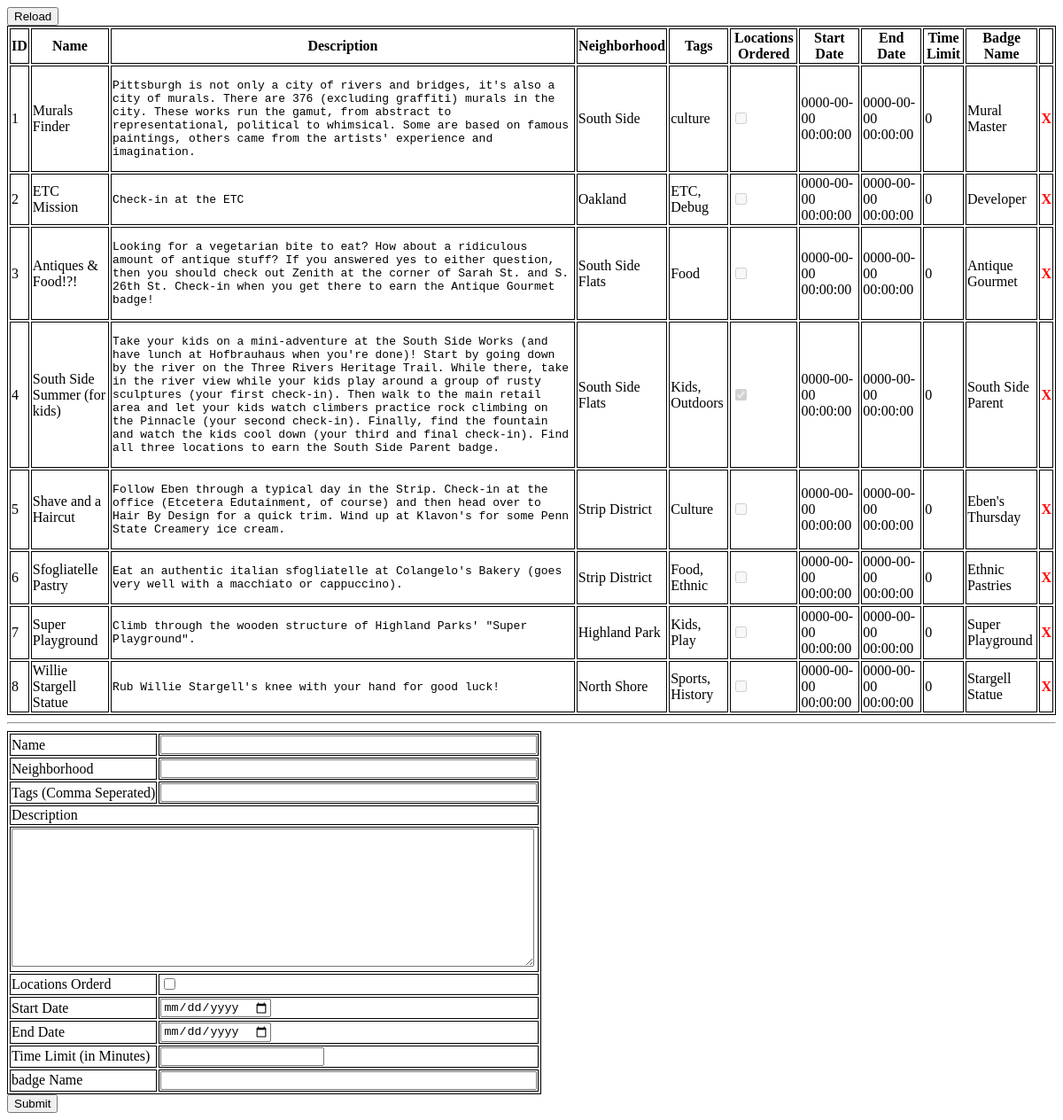
/www/dba/mission.php, run on the app's committed database.
### tables this page shows
CREATE TABLE mission (
  id int(11) NOT NULL AUTO_INCREMENT,
  `name` varchar(100) NOT NULL,
  description varchar(10000) NOT NULL,
  neighborhood varchar(1000) NOT NULL,
  tags varchar(1000) NOT NULL,
  locationsOrdered tinyint(1) unsigned NOT NULL,
  startDate timestamp NOT NULL DEFAULT '0000-00-00 00:00:00',
  endDate timestamp NOT NULL DEFAULT '0000-00-00 00:00:00',
  minuteLimit int(11) NOT NULL,
  badgeName varchar(100) NOT NULL,
  PRIMARY KEY (id)
);

### www/dba/mission.php (the view, shortened to what this page needs)
<!DOCTYPE html>
<html>
<head>
<link rel="stylesheet" type="text/css" href="dba.css">
</head>
<body>
<?php
$db = new mysqli("localhost", "pgh-challenge", "5NdSW4FaAqQXthqs", "game");
$table = "mission";
$stmt = $db->prepare("select id, name, description, neighborhood, tags, locationsOrdered, startDate, endDate, minuteLimit, badgeName from $table");
echo "<input class=\"refreshBtn\" type=\"button\" value=\"Reload\" onclick=\"refreshPage()\" />\n";
echo "<table id=\"dataTable\">\n";
echo "<tr><th>ID</th><th>Name</th><th>Description</th><th>Neighborhood</th><th>Tags</th>".
"<th>Locations Ordered</th>".
"<th>Start Date</th><th>End Date</th><th>Time Limit</th>".
"<th>Badge Name</th>";
echo "<td></td></tr>\n";
$stmt->execute();
$stmt->bind_result($id, $name, $desc, $neighborhood, $tags, $ordered, $startdate, $enddate , $limit, $badge);
while($stmt->fetch())
{
	echo "<tr>".
	"<td>$id</td><td>$name</td><td><pre>".htmlspecialchars($desc)."</pre></td><td>$neighborhood</td><td>$tags</td>";
	if(is_numeric($ordered) && $ordered>0) echo "<td><input type=\"checkbox\" disabled=\"disabled\" checked=\"checked\"/></td>";
	else echo "<td><input type=\"checkbox\" disabled=\"disabled\" /></td>";
	echo "<td>$startdate</td><td>$enddate</td><td>$limit</td><td>$badge</td>".
	"<td><a class=\"deletetext\" href=\"javascript:void(0)\" onclick=\"removeRow($id)\">X</a></td>".
	"</tr>\n";
}
echo "</table>\n";
?>
<hr/>
<form method="post" action="mission.php">
<table>
<tr><td>Name</td><td><input name="name" type="text" size="50"/ ></td></tr>
<tr><td>Neighborhood</td><td><input name="neighborhood" type="text" size="50" /></td></tr>
<tr><td>Tags (Comma Seperated)</td><td><input name="tags" type="text" size="50" /></td></tr>
<tr><td colspan="2">Description</td></tr>
<tr><td colspan="2"><textarea name="desc" rows="10" style="width:98.5%"></textarea></td></tr>
<tr><td>Locations Orderd</td><td><input name="ordered" type="checkbox" /></td></tr>
<tr><td>Start Date</td><td><input name="startdate" type="date" /></td></tr>
<tr><td>End Date</td><td><input name="enddate" type="date" /></td></tr>
<tr><td>Time Limit (in Minutes)</td><td><input name="limit" type="text" /></td></tr>
<tr><td>badge Name</td><td><input name="badge" type="text" size="50" /></td></tr>
</table>
<input type="submit"/>
</form>
</body>
</html>

### www/dba/dba.css (style rules this page uses)
table, tr, td, th { border: 1px solid black; }
.errortext, .deletetext { font-weight: bold; color: red; text-decoration: none; }
.refreshBtn { vertical-align: top; display:block; }
pre { white-space: normal; }

### data on the page
mission: id "1", name "Murals Finder", description "Pittsburgh is not only a city of rivers and bridges, it's also a city of murals. There are 376 (excluding graffiti) murals in the city. These works run the gamut, from abstract to representational, political to whimsical. Some are based on famous paintings, others came from the artists' experience and imagination.", neighborhood "South Side", tags "culture", startDate "0000-00-00 00:00:00", endDate "0000-00-00 00:00:00", minuteLimit "0", badgeName "Mural Master"
mission: id "2", name "ETC Mission", description "Check-in at the ETC", neighborhood "Oakland", tags "ETC, Debug", startDate "0000-00-00 00:00:00", endDate "0000-00-00 00:00:00", minuteLimit "0", badgeName "Developer"
mission: id "3", name "Antiques & Food!?!", description "Looking for a vegetarian bite to eat? How about a ridiculous amount of antique stuff? If you answered yes to either question, then you should check out Zenith at the corner of Sarah St. and S. 26th St. Check-in when you get there to earn the Antique Gourmet badge!", neighborhood "South Side Flats", tags "Food", startDate "0000-00-00 00:00:00", endDate "0000-00-00 00:00:00", minuteLimit "0", badgeName "Antique Gourmet"
mission: id "4", name "South Side Summer (for kids)", description "Take your kids on a mini-adventure at the South Side Works (and have lunch at Hofbrauhaus when you're done)! Start by going down by the river on the Three Rivers Heritage Trail. While there, take in the river view while your kids play around a group of rusty sculptures (your first check-in). Then walk to the main retail area and let your kids watch climbers practice rock climbing on the Pinnacle (your second check-in). Finally, find the fountain and watch the kids cool down (your third and final check-in). Find all three locations to earn the South Side Parent badge.", neighborhood "South Side Flats", tags "Kids, Outdoors", startDate "0000-00-00 00:00:00", endDate "0000-00-00 00:00:00", minuteLimit "0", badgeName "South Side Parent"
mission: id "5", name "Shave and a Haircut", description "Follow Eben through a typical day in the Strip. Check-in at the office (Etcetera Edutainment, of course) and then head over to Hair By Design for a quick trim. Wind up at Klavon's for some Penn State Creamery ice cream.", neighborhood "Strip District", tags "Culture", startDate "0000-00-00 00:00:00", endDate "0000-00-00 00:00:00", minuteLimit "0", badgeName "Eben's Thursday"
mission: id "6", name "Sfogliatelle Pastry", description "Eat an authentic italian sfogliatelle at Colangelo's Bakery (goes very well with a macchiato or cappuccino).", neighborhood "Strip District", tags "Food, Ethnic", startDate "0000-00-00 00:00:00", endDate "0000-00-00 00:00:00", minuteLimit "0", badgeName "Ethnic Pastries"
mission: id "7", name "Super Playground", description "Climb through the wooden structure of Highland Parks' \"Super Playground\".", neighborhood "Highland Park", tags "Kids, Play", startDate "0000-00-00 00:00:00", endDate "0000-00-00 00:00:00", minuteLimit "0", badgeName "Super Playground"
mission: id "8", name "Willie Stargell Statue", description "Rub Willie Stargell's knee with your hand for good luck!", neighborhood "North Shore", tags "Sports, History", startDate "0000-00-00 00:00:00", endDate "0000-00-00 00:00:00", minuteLimit "0", badgeName "Stargell Statue"
